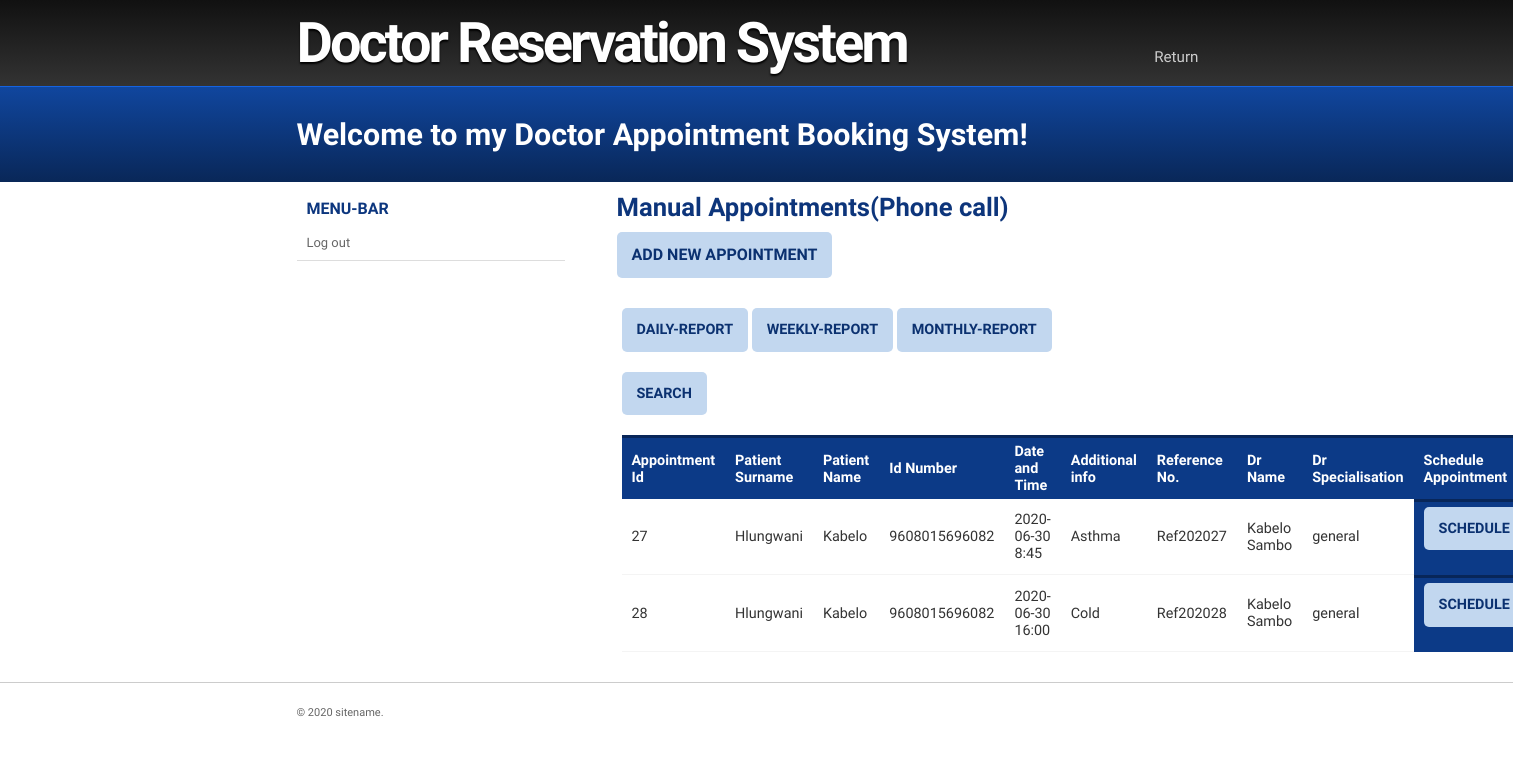
The app's page /unregDb.php with its own data.
### tables this page shows
CREATE TABLE `uappointment` (
  `uAppoint_id` int(11) NOT NULL,
  `Surname` varchar(55) NOT NULL,
  `Name` varchar(55) NOT NULL,
  `idNumber` varchar(13) NOT NULL,
  `date` date NOT NULL,
  `time` varchar(8) NOT NULL,
  `info` varchar(55) NOT NULL,
  `doctor_id` int(11) NOT NULL,
  `ref_no` varchar(55) NOT NULL
);

CREATE TABLE `doctor` (
  `doctor_id` int(111) NOT NULL,
  `name` varchar(255) NOT NULL,
  `surname` varchar(255) NOT NULL,
  `doctor_type` varchar(255) NOT NULL,
  `email` varchar(255) NOT NULL,
  `cellno` varchar(255) NOT NULL,
  `password` varchar(255) NOT NULL
);

### unregDb.php (the view, shortened to what this page needs)
<?php
$conn = mysqli_connect("localhost","root","","doctor");
?>
<!doctype html>
<html>
<head>
<link rel="stylesheet" href="styles.css" type="text/css" />
</head>
<body>
		<div id="sitename">
			<div class="width">
				<h1><a href="#">Doctor Reservation System</a></h1>
				<nav>
					<ul>
        					<li><a href="Choose.php">Return</a></li>
        				</ul>
				</nav>
				<div class="clear"></div>
			</div>
		</div>
		<header>
			<div class="width">
				<h2> Welcome to my Doctor Appointment Booking System!</h2>
			</div>
		</header>
		<section id="body" class="width clear">
			<aside id="sidebar" class="column-left">
				<ul>
                	<li>
						<h4>Menu-Bar</h4>
                        <ul class="blocklist">
                            <li><a href="logout.php">Log out</a></li>
                        </ul>
					</li>
				</ul>
      </aside>
</body>
			<section id="content" class="column-right">
      <h3>Manual Appointments(Phone call)</h3>
      <p style="color: white;"><a class="button button-reversed" href="uap.php" >Add New Appointment</a>
                   </p>
	    <article>
				<?PHP
                  $query="SELECT uappointment.uAppoint_id as app_id,uappointment.Surname as PSurname,uappointment.Name as PName,uappointment.idNumber as id_no,uappointment.date as date,uappointment.time as time,uappointment.info as info,concat('Ref2020',uappointment.uAppoint_id) as ref,doctor.name as Dname,doctor.surname as Dsurname,doctor.doctor_type FROM uappointment,doctor WHERE  uappointment.doctor_id=doctor.doctor_id";
                  $result=mysqli_query($conn,$query);
                  $rows=mysqli_num_rows($result);
                  if ($rows>0) {
                    ?>
                   <th>
                   <p style="color: white;">
                                                <a class="button button-reversed" href="UnregDailyRep.php" >Daily-Report</a>
                                                <a class="button button-reversed" href="unregweeklyRep.php" >Weekly-Report</a>
                                                <a class="button button-reversed" href="unregmonthlyRep.php" >Monthly-Report</a><p>
                                                <p style="color: white;" ><a id="myBtn"  class="button button-reversed">Search</a>
                   </p></th>
                    <table cellspacing="0">
                    <tr>
                    <th>Appointment Id</th>
                    <th>Patient Surname</th>
                    <th>Patient Name</th>
                    <th>Id Number</th>
                    <th>Date and Time</th>
                    <th>Additional info</th>
                    <th>Reference No.</th>
                    <th>Dr Name</th>
                    <th>Dr Specialisation</th>
                        <th>Schedule Appointment</th>
                    </tr>
                    <?php
                    while ($rows=mysqli_fetch_array($result)) {
                  ?>
                    <tr>
                    <td><?php echo $rows['app_id'];?></td>
                    <td><?php echo $rows['PSurname'];?></td>
                    <td><?php echo $rows['PName'];?></td>
                    <td><?php echo $rows['id_no'];?></td>
                    <td><?php echo $rows['date']." ".$rows['time'];?></td>
                    <td><?php echo $rows['info'];?></td>
                    <td><?php echo $rows['ref'];?></td>
                    <td><?php echo $rows['Dname']." ".$rows['Dsurname'];?></td>
                    <td><?php echo $rows['doctor_type'];?></td>
                    <th><p style="color: white;"><a class="button button-reversed" href="unreUpdate.php?edt=<?php echo $rows['app_id'];?>" >schedule</a></p></th>
                   </tr>
                     <?php
                    }
                    ?>
                    </table>
                    <?php
                  }else{
                    ?>
                    <h3>You don't have any Appointment(s)</h3>
                    <?php
                  }
                  ?>
			</article>
		</section>
		<footer class="clear">
			<div  class="width">
				<p class="left">&copy; 2020 sitename.</p>
			</div>
        </footer>
</body>
</html>

### styles.css (style rules this page uses)
body { margin:0px auto; padding:0; font-family: 'Oxygen', 'sans-serif'; font-size: 1.0em; color:#333; background:#fff; }
* { margin:0; padding:0; }
table { width:100%; text-align:left; }
th, td { padding:5px 10px; }
th { color:#fff; border-top:3px solid #082659; background-color:#0C3A87; }
td { border-bottom:1px solid #f4f4f4; }
p { line-height:1.9em; margin-bottom:20px; }
a { color:#0D3C84; }
a.button { background-color: #0B3170; border-radius: 5px 5px 5px 5px; color: #FFFFFF; display: inline-block; font-weight: bold; padding: 8px 15px; text-decoration: none; text-transform: uppercase; }
a.button-reversed { background-color: #C2D7EF; color: #0B3170; }
h1 { font-size:2.4em; }
h2 { color:#0B2F6B; font-size:1.8em; font-weight:bold; letter-spacing:-1px; padding:0 0 5px; margin:0; }
h3 { color:#0D357B; font-size:1.6em; padding-bottom:10px; }
h4 { padding-bottom:10px; font-size:1.4em; color:#0C3A85; }
ul, ol { margin:0 0 35px 35px; }
li { padding-bottom:5px; }
.width { width:920px; margin: 0 auto; }
div#sitename { background-color: #292929; background: linear-gradient(#111, #333); border-bottom: 1px solid #1563E1; }
div#sitename h1 { letter-spacing:-3px; margin:0; font-size: 3.5em; float: left; padding:10px 0 10px; }
div#sitename h1 a, div#sitename h1 a:hover { color:#fff; font-weight:bold; text-shadow:0px 2px 2px #000; text-decoration:none; }
nav { float: right; margin-top: 35px; }
nav ul { list-style: none; padding: 0; margin: 0; }
nav ul li { float: left; display: block; padding: 0; }
nav ul li a { color: #ccc; display: block; font-size: 0.95em; letter-spacing: 0; margin: 5px 3px 0; font-weight: normal; padding: 8px 15px 8px; text-decoration: none; box-shadow:-1px 1px 0 transparent; }
header { padding:30px 0 30px; margin:0 auto; background-color:#0B3170; background: linear-gradient(#10469E, #092758); }
header h2 { color:#ffffff; font-size: 1.9em; padding-bottom:0; letter-spacing:0; }
section#body { padding:10px 0; background:#fff; }
section#content { width:600px; }
.column-left { float:left; margin-right:20px; }
.column-right { float:right; }
aside#sidebar { width:268px; }
aside#sidebar ul { margin:0; padding:0; list-style:none; }
aside#sidebar li ul { margin-bottom:20px; }
aside#sidebar li ul li { display:block; padding:12px 10px; border-bottom:1px solid #ddd; color:#777; }
aside#sidebar li { color:#666; font-size: 0.9em; }
aside#sidebar li ul li a { text-decoration:none; color:#666; font-weight:normal; }
aside#sidebar li ul.blocklist li { padding:0; }
aside#sidebar li ul.blocklist li a { color:#666; display:block; padding:10px 10px; }
aside#sidebar h4 { color:#0C367E; font-size:16px; text-transform:uppercase; font-weight:bold; margin:0; padding:7px 10px; }
article { padding: 10px 10px 20px 5px; font-size: 0.9em; }
footer { padding:20px 0px; color:#fff; border-top:1px solid #ccc; }
footer p { color:#666; margin:0; font-size:11px; width:50%; }
footer p.left { float:left; text-align:left; }
.clear:after { content: "."; display: block; clear: both; visibility: hidden; line-height: 0; height: 0; }
.clear { display: inline-block; }
.clear { display: block; }

### records on screen
uappointment: uAppoint_id "27", Surname "Hlungwani", Name "Kabelo", idNumber "9608015696082", date "2020-06-30", time "8:45", info "Asthma", ref "Ref202027", doctor.name "Kabelo", doctor.surname "Sambo", doctor.doctor_type "general"
uappointment: uAppoint_id "28", Surname "Hlungwani", Name "Kabelo", idNumber "9608015696082", date "2020-06-30", time "16:00", info "Cold", ref "Ref202028", doctor.name "Kabelo", doctor.surname "Sambo", doctor.doctor_type "general"
